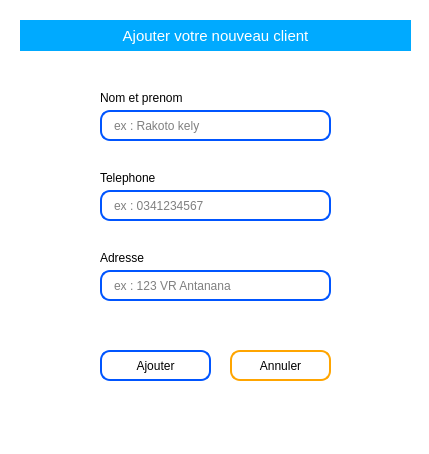
<?xml version="1.0" encoding="UTF-8"?>
<ui version="4.0">
 <class>Dialog</class>
 <widget class="QDialog" name="Dialog">
  <property name="geometry">
   <rect>
    <x>0</x>
    <y>0</y>
    <width>429</width>
    <height>454</height>
   </rect>
  </property>
  <property name="windowTitle">
   <string>Ajout de client</string>
  </property>
  <property name="styleSheet">
   <string notr="true">*{
	background-color: white;
}

QLineEdit{
	border-radius: 10px;	
	border: 2px solid rgb(0, 85, 255);
	padding-left: 10px;
}

QPushButton{
	border: 2px solid;
	border-radius: 10px;
}

#submit_client{
	border: 2px solid rgb(0, 85, 255);
}

#reset_client{
	border: 2px solid orange;
}

#label_4{
	background-color: rgb(0, 170, 255);
	color: white;
}</string>
  </property>
  <widget class="QLineEdit" name="nom_client">
   <property name="geometry">
    <rect>
     <x>100</x>
     <y>110</y>
     <width>231</width>
     <height>31</height>
    </rect>
   </property>
   <property name="placeholderText">
    <string>ex : Rakoto kely</string>
   </property>
  </widget>
  <widget class="QLineEdit" name="telephone_client">
   <property name="geometry">
    <rect>
     <x>100</x>
     <y>190</y>
     <width>231</width>
     <height>31</height>
    </rect>
   </property>
   <property name="placeholderText">
    <string>ex : 0341234567</string>
   </property>
  </widget>
  <widget class="QLineEdit" name="adresse_client">
   <property name="geometry">
    <rect>
     <x>100</x>
     <y>270</y>
     <width>231</width>
     <height>31</height>
    </rect>
   </property>
   <property name="placeholderText">
    <string>ex : 123 VR Antanana</string>
   </property>
  </widget>
  <widget class="QLabel" name="label">
   <property name="geometry">
    <rect>
     <x>100</x>
     <y>90</y>
     <width>91</width>
     <height>16</height>
    </rect>
   </property>
   <property name="text">
    <string>Nom et prenom</string>
   </property>
  </widget>
  <widget class="QLabel" name="label_2">
   <property name="geometry">
    <rect>
     <x>100</x>
     <y>170</y>
     <width>61</width>
     <height>16</height>
    </rect>
   </property>
   <property name="text">
    <string>Telephone</string>
   </property>
  </widget>
  <widget class="QLabel" name="label_3">
   <property name="geometry">
    <rect>
     <x>100</x>
     <y>250</y>
     <width>81</width>
     <height>16</height>
    </rect>
   </property>
   <property name="text">
    <string>Adresse</string>
   </property>
  </widget>
  <widget class="QPushButton" name="submit_client">
   <property name="geometry">
    <rect>
     <x>100</x>
     <y>350</y>
     <width>111</width>
     <height>31</height>
    </rect>
   </property>
   <property name="cursor">
    <cursorShape>PointingHandCursor</cursorShape>
   </property>
   <property name="text">
    <string>Ajouter</string>
   </property>
  </widget>
  <widget class="QPushButton" name="reset_client">
   <property name="geometry">
    <rect>
     <x>230</x>
     <y>350</y>
     <width>101</width>
     <height>31</height>
    </rect>
   </property>
   <property name="cursor">
    <cursorShape>PointingHandCursor</cursorShape>
   </property>
   <property name="text">
    <string>Annuler</string>
   </property>
  </widget>
  <widget class="QLabel" name="label_4">
   <property name="geometry">
    <rect>
     <x>20</x>
     <y>20</y>
     <width>391</width>
     <height>31</height>
    </rect>
   </property>
   <property name="font">
    <font>
     <pointsize>11</pointsize>
    </font>
   </property>
   <property name="text">
    <string>Ajouter votre nouveau client</string>
   </property>
   <property name="alignment">
    <set>Qt::AlignmentFlag::AlignCenter</set>
   </property>
  </widget>
 </widget>
 <resources/>
 <connections/>
</ui>
